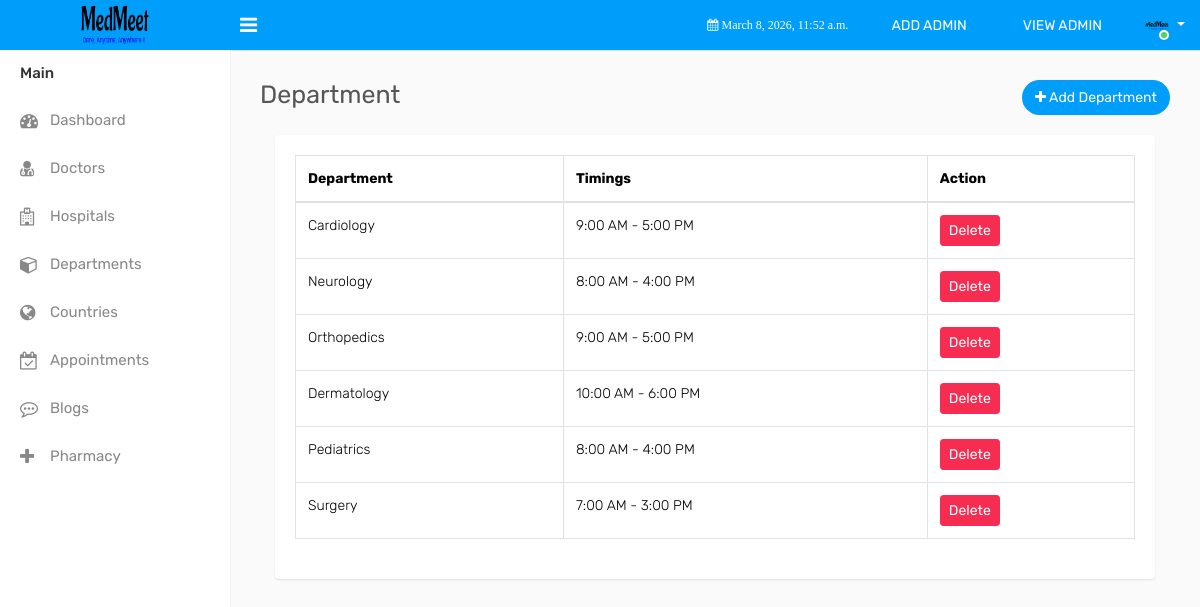
Page /Backendmed/display_department/ on the committed database.
### medapp/models.py (models this page shows)
class Department_DB(models.Model):
    DepName = models.CharField(max_length=100,null=True,blank=True)
    DepTime = models.CharField(max_length=100,null=True,blank=True)

### medapp/views.py (the view)
# urls.py: path('display_department/',views.display_department, name='display_department'),
def display_department(re):
    Department_data = Department_DB.objects.all()
    date = datetime.datetime.now()
    return render(re,'displaydepartment.html',{'Department_data':Department_data,'date':date})

### medapp/templates/displaydepartment.html (shortened to what this page needs)
<!DOCTYPE html>
{% extends 'index.html' %}
{% block content %}
{% load static %}
<html lang="en">
<head>
</head>
<body>
    <div class="row">
        <div class="col-sm-4 col-3">
            <h4 class="page-title" style="font-size: 25px;">Department</h4>
        </div>
        <div class="col-sm-8 col-9 text-right m-b-20">
            <a href="{% url 'add_department' %}" class="btn btn btn-primary btn-rounded float-right"><i class="fa fa-plus"></i>
                Add Department</a>
        </div>
    </div>
    <div class="col-lg-12">
        <div class="card-box">
            <div class="card-block ">
                <div class="table-responsive">
                    <table class="table table-bordered m-b-20">
                        <thead>
                            <tr>
                                <th>Department</th>
                                <th>Timings</th>
                                <th>Action</th>
                            </tr>
                        </thead>
                        <tbody>
                            {% for d in Department_data %}
                            <tr>
                                <td>{{d.DepName}}</td>
                                <td>{{d.DepTime}}</td>
                                <td>
                                    <a class="btn btn-sm btn-danger"
                                        href="{% url 'delete_department' del_id=d.id %}">Delete</a>
                                </td>
                            </tr>
                            {% endfor %}
                        </tbody>
                    </table>
                </div>
            </div>
        </div>
    </div>
</body>
</html>
{% endblock %}

### rows in the picture
Department_DB: DepName "Cardiology", DepTime "9:00 AM - 5:00 PM"
Department_DB: DepName "Neurology", DepTime "8:00 AM - 4:00 PM"
Department_DB: DepName "Orthopedics", DepTime "9:00 AM - 5:00 PM"
Department_DB: DepName "Dermatology", DepTime "10:00 AM - 6:00 PM"
Department_DB: DepName "Pediatrics", DepTime "8:00 AM - 4:00 PM"
Department_DB: DepName "Surgery", DepTime "7:00 AM - 3:00 PM"
